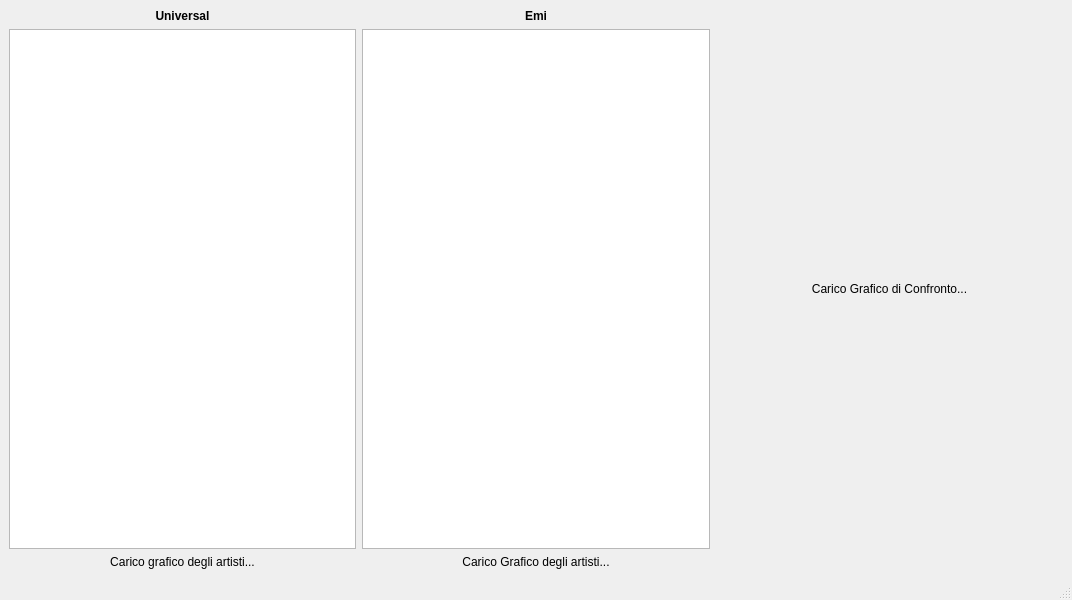
<?xml version="1.0" encoding="UTF-8"?>
<ui version="4.0">
 <class>ArtistiWindow</class>
 <widget class="QMainWindow" name="ArtistiWindow">
  <property name="geometry">
   <rect>
    <x>0</x>
    <y>0</y>
    <width>1072</width>
    <height>600</height>
   </rect>
  </property>
  <property name="windowTitle">
   <string>ArtistiWindow</string>
  </property>
  <widget class="QWidget" name="centralwidget">
   <property name="sizePolicy">
    <sizepolicy hsizetype="Expanding" vsizetype="Expanding">
     <horstretch>0</horstretch>
     <verstretch>0</verstretch>
    </sizepolicy>
   </property>
   <layout class="QHBoxLayout" name="horizontalLayout">
    <item>
     <layout class="QVBoxLayout" name="verticalLayout">
      <item>
       <widget class="QLabel" name="label">
        <property name="sizePolicy">
         <sizepolicy hsizetype="Preferred" vsizetype="Fixed">
          <horstretch>0</horstretch>
          <verstretch>0</verstretch>
         </sizepolicy>
        </property>
        <property name="font">
         <font>
          <weight>75</weight>
          <bold>true</bold>
         </font>
        </property>
        <property name="text">
         <string>Universal</string>
        </property>
        <property name="alignment">
         <set>Qt::AlignCenter</set>
        </property>
       </widget>
      </item>
      <item>
       <widget class="QListWidget" name="listWidget1">
        <property name="sizePolicy">
         <sizepolicy hsizetype="Expanding" vsizetype="MinimumExpanding">
          <horstretch>0</horstretch>
          <verstretch>0</verstretch>
         </sizepolicy>
        </property>
       </widget>
      </item>
      <item>
       <layout class="QVBoxLayout" name="universalGraph">
        <item>
         <widget class="QLabel" name="universalLoading">
          <property name="text">
           <string>Carico grafico degli artisti...</string>
          </property>
          <property name="alignment">
           <set>Qt::AlignCenter</set>
          </property>
         </widget>
        </item>
       </layout>
      </item>
     </layout>
    </item>
    <item>
     <layout class="QVBoxLayout" name="verticalLayout_2">
      <item>
       <widget class="QLabel" name="label_2">
        <property name="sizePolicy">
         <sizepolicy hsizetype="Preferred" vsizetype="Fixed">
          <horstretch>0</horstretch>
          <verstretch>0</verstretch>
         </sizepolicy>
        </property>
        <property name="font">
         <font>
          <weight>75</weight>
          <bold>true</bold>
         </font>
        </property>
        <property name="text">
         <string>Emi</string>
        </property>
        <property name="alignment">
         <set>Qt::AlignCenter</set>
        </property>
       </widget>
      </item>
      <item>
       <widget class="QListWidget" name="listWidget2">
        <property name="sizePolicy">
         <sizepolicy hsizetype="Expanding" vsizetype="MinimumExpanding">
          <horstretch>0</horstretch>
          <verstretch>0</verstretch>
         </sizepolicy>
        </property>
       </widget>
      </item>
      <item>
       <layout class="QVBoxLayout" name="emiGraph">
        <item>
         <widget class="QLabel" name="emiLoading">
          <property name="text">
           <string>Carico Grafico degli artisti...</string>
          </property>
          <property name="alignment">
           <set>Qt::AlignCenter</set>
          </property>
         </widget>
        </item>
       </layout>
      </item>
     </layout>
    </item>
    <item>
     <layout class="QVBoxLayout" name="confrontoGraph">
      <property name="sizeConstraint">
       <enum>QLayout::SetMaximumSize</enum>
      </property>
      <item>
       <widget class="QLabel" name="confrontoLoading">
        <property name="enabled">
         <bool>true</bool>
        </property>
        <property name="sizePolicy">
         <sizepolicy hsizetype="Expanding" vsizetype="Expanding">
          <horstretch>0</horstretch>
          <verstretch>0</verstretch>
         </sizepolicy>
        </property>
        <property name="text">
         <string>Carico Grafico di Confronto...</string>
        </property>
        <property name="alignment">
         <set>Qt::AlignCenter</set>
        </property>
       </widget>
      </item>
     </layout>
    </item>
   </layout>
  </widget>
  <widget class="QMenuBar" name="menubar">
   <property name="geometry">
    <rect>
     <x>0</x>
     <y>0</y>
     <width>1072</width>
     <height>22</height>
    </rect>
   </property>
  </widget>
  <widget class="QStatusBar" name="statusbar"/>
 </widget>
 <resources/>
 <connections/>
</ui>
